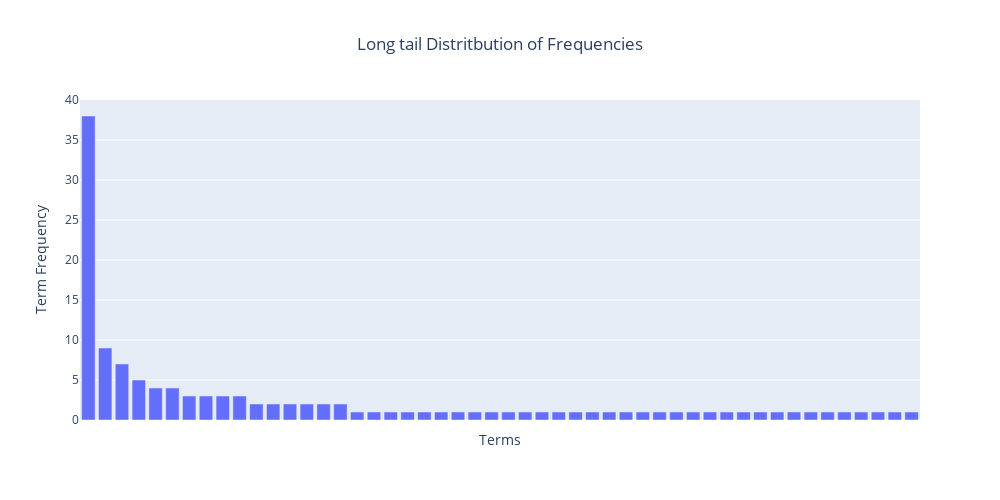

Notebook code for this chart:
### Code cell
# EXERCISE FIFTEEN(15) 

# 50 terms and their frequencies: we can change the 
top_terms_df = pd.DataFrame({
    'Term': X_counts_vectorizer.get_feature_names_out()[:50],
    'Frequency': term_frequencies[:50]
})

# Sort DataFrame in descending order based on 'Frequency'
top_terms_df = top_terms_df.sort_values(by='Frequency', ascending=False)

# Create a bar graph using Plotly 
fig = px.bar(top_terms_df, x='Term', y='Frequency',
             title='Long tail Distritbution of Frequencies',
             labels={'Frequency': 'Term Frequency', 'Term': 'Terms'},
             width=1000, height=500)

# Update layout for better x-axis label visibility
fig.update_layout(xaxis=dict(tickangle=45, showticklabels =False),
                 title_x=0.5)

# Show the plot
fig.show()

### Figure 1 — Plotly figure (JSON) as saved in the notebook; plotly's stock layout.template omitted (floating-point values rounded to 4 significant figures)
{"data": [{"alignmentgroup": "True", "hovertemplate": "Terms=%{x}<br>Term Frequency=%{y}<extra></extra>", "legendgroup": "", "marker": {"color": "#636efa", "pattern": {"shape": ""}}, "name": "", "offsetgroup": "", "orientation": "v", "showlegend": false, "textposition": "auto", "type": "bar", "x": ["10", "20", "30", "40", "12", "50", "100", "13", "15", "35", "2005", "25", "20th", "45", "17", "11", "42", "23", "44", "3o", "375", "350", "325", "30s", "4s", "2mp", "4ths", "24", "40min", "00", "2160", "2007", "15g", "15pm", "18", "18th", "1928", "1947", "1948", "1949", "1971", "1973", "1979", "1980", "1986", "1995", "1998", "2000", "2006", "5020"], "xaxis": "x", "y": [38, 9, 7, 5, 4, 4, 3, 3, 3, 3, 2, 2, 2, 2, 2, 2, 1, 1, 1, 1, 1, 1, 1, 1, 1, 1, 1, 1, 1, 1, 1, 1, 1, 1, 1, 1, 1, 1, 1, 1, 1, 1, 1, 1, 1, 1, 1, 1, 1, 1], "yaxis": "y"}], "layout": {"barmode": "relative", "height": 500, "legend": {"tracegroupgap": 0}, "title": {"text": "Long tail Distritbution of Frequencies", "x": 0.5}, "width": 1000, "xaxis": {"anchor": "y", "domain": [0, 1], "showticklabels": false, "tickangle": 45, "title": {"text": "Terms"}}, "yaxis": {"anchor": "x", "domain": [0, 1], "title": {"text": "Term Frequency"}}}}
